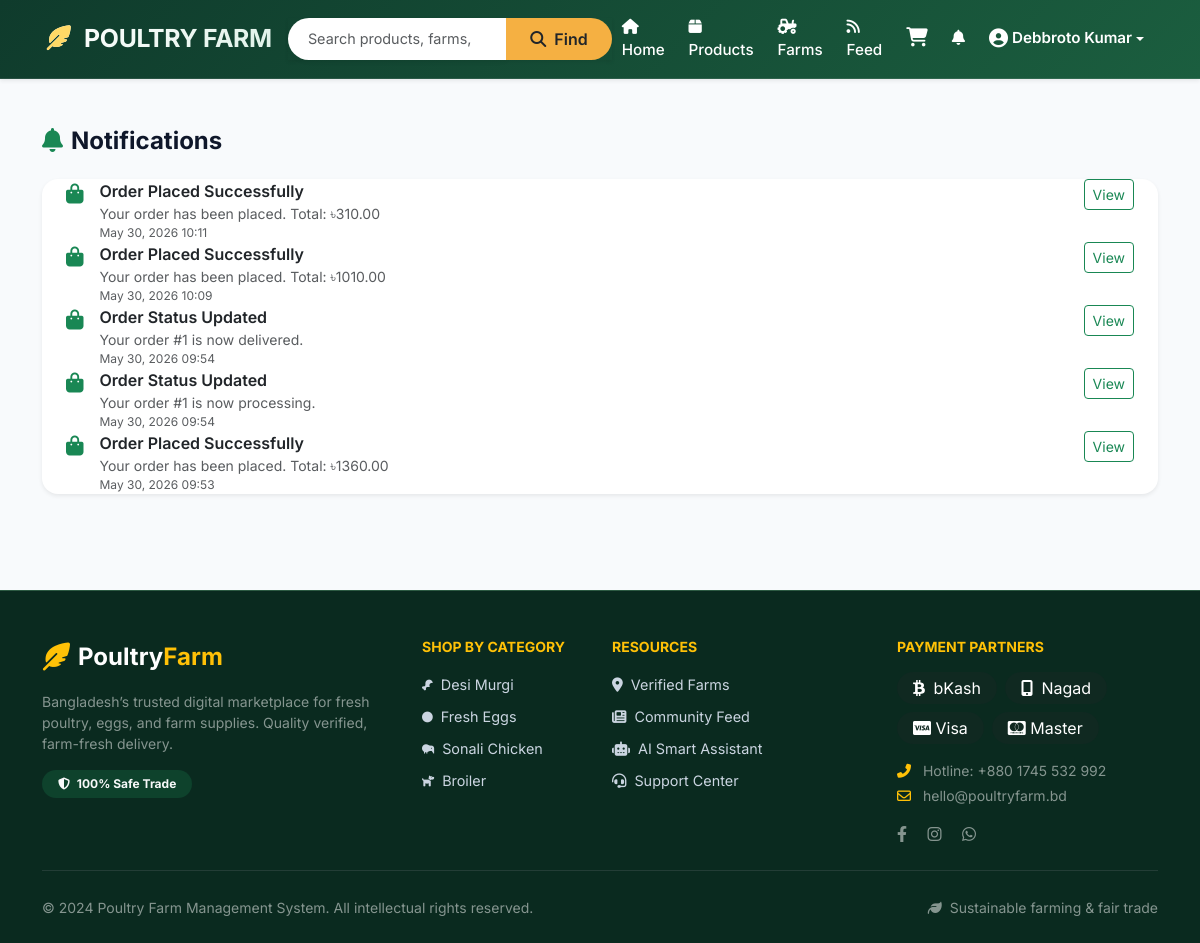
The page /notifications/ (signed in) on the database its author committed.
### accounts/models.py (models this page shows, shortened)
class User(AbstractBaseUser, PermissionsMixin):
    USER_TYPE_CHOICES = [
        ('buyer', 'Buyer'),
        ('seller', 'Seller'),
        ('admin', 'Admin'),
    ]
    email = models.EmailField(unique=True)
    full_name = models.CharField(max_length=150)
    phone_number = models.CharField(max_length=20)
    user_type = models.CharField(max_length=10, choices=USER_TYPE_CHOICES, default='buyer')
    profile_image = models.ImageField(upload_to='profiles/', null=True, blank=True)
    is_active = models.BooleanField(default=True)
    is_staff = models.BooleanField(default=False)
    date_joined = models.DateTimeField(default=timezone.now)
    USERNAME_FIELD = 'email'
    REQUIRED_FIELDS = ['full_name']
    objects = UserManager()
    @property
    def is_seller(self):
        return self.user_type == 'seller'
    @property
    def is_buyer(self):
        return self.user_type == 'buyer'

### notifications/models.py (models this page shows, shortened)
class Notification(models.Model):
    TYPE_CHOICES = [
        ('order', 'Order'),
        ('message', 'Message'),
        ('system', 'System'),
        ('social', 'Social'),
    ]
    user = models.ForeignKey(User, on_delete=models.CASCADE, related_name='notifications')
    title = models.CharField(max_length=200)
    message = models.TextField()
    notification_type = models.CharField(max_length=10, choices=TYPE_CHOICES, default='system')
    link = models.CharField(max_length=300, blank=True)
    is_read = models.BooleanField(default=False)
    created_at = models.DateTimeField(auto_now_add=True)
    class Meta:
        ordering = ['-created_at']

### notifications/views.py (the view)
# urls.py: path('', views.notification_list_view, name='list'),
@login_required
def notification_list_view(request):
    notifications = Notification.objects.filter(user=request.user)
    notifications.filter(is_read=False).update(is_read=True)
    return render(request, 'notifications/notification_list.html', {'notifications': notifications})

### notifications/context_processors.py (called while the page is built)
def notification_count(request):
    count = 0
    if request.user.is_authenticated:
        count = Notification.objects.filter(user=request.user, is_read=False).count()
    return {'notification_count': count}

### orders/context_processors.py (called while the page is built)
def cart_count(request):
    count = 0
    if request.user.is_authenticated and request.user.is_buyer:
        try:
            cart = Cart.objects.get(buyer=request.user)
            count = cart.get_item_count()
        except Cart.DoesNotExist:
            pass
    return {'cart_count': count}

### orders/models.py (called while the page is built)
    def get_item_count(self):
        return self.items.count()

### templates/notifications/notification_list.html (shortened to what this page needs)
{% extends 'base.html' %}
{% block content %}
<div class="container py-4">
    <h4 class="fw-bold mb-4"><i class="fas fa-bell me-2 text-success"></i>Notifications</h4>
    <div class="card border-0 shadow-sm rounded-4">
        {% if notifications %}
        {% for notif in notifications %}
        <div class="notification-item {% if not notif.is_read %}unread{% endif %} px-4">
            <div class="d-flex align-items-start gap-3">
                <div class="mt-1">
                    {% if notif.notification_type == 'order' %}<i class="fas fa-shopping-bag text-success fs-5"></i>
                    {% elif notif.notification_type == 'message' %}<i class="fas fa-comments text-primary fs-5"></i>
                    {% elif notif.notification_type == 'social' %}<i class="fas fa-heart text-danger fs-5"></i>
                    {% else %}<i class="fas fa-info-circle text-warning fs-5"></i>{% endif %}
                </div>
                <div class="flex-grow-1">
                    <div class="fw-semibold">{{ notif.title }}{% if not notif.is_read %}<span class="badge bg-success ms-2" style="font-size:0.65rem">New</span>{% endif %}</div>
                    <div class="text-muted small">{{ notif.message }}</div>
                    <div class="text-muted" style="font-size:0.75rem">{{ notif.created_at|date:"M d, Y H:i" }}</div>
                </div>
                {% if notif.link %}
                <a href="{{ notif.link }}" class="btn btn-sm btn-outline-success">View</a>
                {% endif %}
            </div>
        </div>
        {% endfor %}
        {% else %}
        <div class="text-center py-5">
            <i class="fas fa-bell-slash fa-3x text-muted mb-3"></i>
            <p class="text-muted">No notifications yet.</p>
        </div>
        {% endif %}
    </div>
</div>
{% endblock %}

### templates/base.html (shortened to what this page needs)
<!DOCTYPE html>
<html lang="en">
<head>
    {% load static %}
    <link href="https://cdn.jsdelivr.net/npm/bootstrap@5.3.0/dist/css/bootstrap.min.css" rel="stylesheet">
    <link href="https://cdnjs.cloudflare.com/ajax/libs/font-awesome/6.4.0/css/all.min.css" rel="stylesheet">
</head>
<body>
<nav class="navbar navbar-expand-lg navbar-premium sticky-top shadow-sm">
    <div class="container px-2 px-lg-3">
        <a class="navbar-brand fw-bold" href="{% url 'home' %}">
            <i class="fas fa-feather-alt me-2" style="color: #ffd966;"></i> POULTRY FARM
        </a>
        <div class="collapse navbar-collapse" id="navbarNav">
            <form class="d-flex mx-auto my-2 my-lg-0 w-100 w-lg-50" method="GET" action="{% url 'products:product_list' %}">
                <div class="input-group shadow-sm">
                    <input class="form-control search-bar" type="search" name="q" placeholder="Search products, farms, categories..." value="{{ request.GET.q }}" aria-label="Search">
                    <button class="btn search-btn" type="submit"><i class="fas fa-search me-1"></i> Find</button>
                </div>
            </form>
            <ul class="navbar-nav ms-auto mt-3 mt-lg-0 align-items-center gap-1">
                <li class="nav-item"><a class="nav-link text-white" href="{% url 'home' %}"><i class="fas fa-home me-1"></i> Home</a></li>
                <li class="nav-item"><a class="nav-link text-white" href="{% url 'products:product_list' %}"><i class="fas fa-box me-1"></i> Products</a></li>
                <li class="nav-item"><a class="nav-link text-white" href="{% url 'farms:farm_list' %}"><i class="fas fa-tractor me-1"></i> Farms</a></li>
                <li class="nav-item"><a class="nav-link text-white" href="{% url 'social:feed' %}"><i class="fas fa-rss me-1"></i> Feed</a></li>
                {% if user.is_authenticated %}
                    {% if user.is_buyer %}
                    <li class="nav-item position-relative">
                        <a class="nav-link text-white" href="{% url 'orders:cart' %}">
                            <i class="fas fa-shopping-cart cart-icon"></i>
                        </a>
                    </li>
                    {% endif %}
                    <li class="nav-item position-relative">
                        <a class="nav-link text-white" href="{% url 'notifications:list' %}">
                            <i class="fas fa-bell"></i>
                        </a>
                    </li>
                    <li class="nav-item dropdown">
                        <a class="nav-link dropdown-toggle text-white d-flex align-items-center" href="#" id="navbarDropdown" role="button" data-bs-toggle="dropdown" aria-expanded="false">
                            <span class="fw-semibold">{{ user.full_name|truncatechars:14 }}</span>
                        </a>
                    </li>
                {% else %}
                    <li class="nav-item"><a class="btn btn-outline-light-custom me-2" href="{% url 'accounts:login' %}"><i class="fas fa-key me-1"></i> Login</a></li>
                    <li class="nav-item"><a class="btn btn-warning-custom" href="{% url 'accounts:register' %}"><i class="fas fa-user-plus me-1"></i> Register</a></li>
                {% endif %}
            </ul>
        </div>
    </div>
</nav>
<main class="py-4">
    {% block content %}{% endblock %}
</main>
<footer class="footer-premium text-white pt-5 pb-4 mt-5">
    <div class="container">
        <div class="row g-4">
            <div class="col-lg-4 col-md-6">
                <div class="d-flex align-items-center mb-3">
                    <i class="fas fa-feather-alt fs-3 me-2 text-warning"></i>
                    <span class="fw-bold fs-4">Poultry<span class="text-warning">Farm</span></span>
                </div>
                <p class="text-white-50 small lh-base">Bangladesh’s trusted digital marketplace for fresh poultry, eggs, and farm supplies. Quality verified, farm-fresh delivery.</p>
                <div class="mt-3">
                    <span class="badge bg-success bg-opacity-25 text-light px-3 py-2 rounded-pill"><i class="fas fa-shield-alt me-1"></i> 100% Safe Trade</span>
                </div>
            </div>
            <div class="col-lg-2 col-md-6">
                <h6 class="fw-bold text-uppercase small text-warning mb-3">Shop by Category</h6>
                <ul class="list-unstyled">
                    <li class="mb-2"><a href="{% url 'products:product_list' %}?category=desi_murgi" class="footer-link">Desi Murgi</a></li>
                    <li class="mb-2"><a href="{% url 'products:product_list' %}?category=egg" class="footer-link">Fresh Eggs</a></li>
                    <li class="mb-2"><a href="{% url 'products:product_list' %}?category=sonali" class="footer-link">Sonali Chicken</a></li>
                    <li class="mb-2"><a href="{% url 'products:product_list' %}?category=broiler" class="footer-link">Broiler</a></li>
                </ul>
            </div>
            <div class="col-lg-3 col-md-6">
                <h6 class="fw-bold text-uppercase small text-warning mb-3">Resources</h6>
                <ul class="list-unstyled">
                    <li class="mb-2"><a href="{% url 'farms:farm_list' %}" class="footer-link"><i class="fas fa-map-marker-alt me-2"></i>Verified Farms</a></li>
                    <li class="mb-2"><a href="{% url 'social:feed' %}" class="footer-link"><i class="fas fa-newspaper me-2"></i>Community Feed</a></li>
                    {% if user.is_authenticated %}
                    <li class="mb-2"><a href="{% url 'chat:ai_chat' %}" class="footer-link"><i class="fas fa-robot me-2"></i>AI Smart Assistant</a></li>
                    {% endif %}
                    <li class="mb-2"><a href="#" class="footer-link"><i class="fas fa-headset me-2"></i>Support Center</a></li>
                </ul>
            </div>
            <div class="col-lg-3 col-md-6">
                <h6 class="fw-bold text-uppercase small text-warning mb-3">Payment Partners</h6>
                <div class="d-flex flex-wrap gap-2 mb-3">
                    <span class="bg-dark bg-opacity-25 px-3 py-1 rounded-pill"><i class="fab fa-btc me-1"></i> bKash</span>
                    <span class="bg-dark bg-opacity-25 px-3 py-1 rounded-pill"><i class="fas fa-mobile-alt me-1"></i> Nagad</span>
                    <span class="bg-dark bg-opacity-25 px-3 py-1 rounded-pill"><i class="fab fa-cc-visa"></i> Visa</span>
                    <span class="bg-dark bg-opacity-25 px-3 py-1 rounded-pill"><i class="fab fa-cc-mastercard"></i> Master</span>
                </div>
                <p class="text-white-50 small mb-1"><i class="fas fa-phone-alt me-2 text-warning"></i> Hotline: +880 1745 532 992</p>
                <p class="text-white-50 small"><i class="far fa-envelope me-2 text-warning"></i> hello@poultryfarm.bd</p>
                <div class="mt-2">
                    <a href="#" class="text-white-50 me-3"><i class="fab fa-facebook-f"></i></a>
                    <a href="#" class="text-white-50 me-3"><i class="fab fa-instagram"></i></a>
                    <a href="#" class="text-white-50"><i class="fab fa-whatsapp"></i></a>
                </div>
            </div>
        </div>
        <hr class="border-secondary my-4">
        <div class="row align-items-center">
            <div class="col-md-6 text-center text-md-start">
                <p class="small text-white-50 mb-0">&copy; 2024 Poultry Farm Management System. All intellectual rights reserved.</p>
            </div>
            <div class="col-md-6 text-center text-md-end mt-2 mt-md-0">
                <span class="small text-white-50"><i class="fas fa-leaf me-1"></i> Sustainable farming & fair trade</span>
            </div>
        </div>
    </div>
</footer>
</body>
</html>

### templates/base.html (style rules this page uses)
* { margin: 0; padding: 0; box-sizing: border-box; }
body { font-family: 'Inter', sans-serif; background: #f8fafc; color: #0f172a; scroll-behavior: smooth; }
.navbar-premium { background: linear-gradient(135deg, #0f3b2c 0%, #1b5e3f 100%); box-shadow: 0 8px 20px rgba(0, 0, 0, 0.08); border-bottom: 1px solid rgba(255,255,255,0.1); }
.navbar-brand { font-weight: 700; letter-spacing: -0.3px; font-size: 1.55rem; background: linear-gradient(120deg, #fff, #e0f2e9); -webkit-background-clip: text; background-clip: text; color: transparent !important; }
.nav-link { font-weight: 500; font-size: 0.95rem; transition: all 0.2s ease; margin: 0 2px; }
.search-bar { border-radius: 60px; border: none; padding: 10px 20px; font-size: 0.9rem; box-shadow: 0 2px 8px rgba(0,0,0,0.02); }
.search-btn { border-radius: 60px; padding: 0 24px; background: #f5b042; border: none; font-weight: 600; }
.footer-premium { background: #0a2a1f; border-top: 1px solid #2c5a42; }
.footer-link { color: #cbd5e1; text-decoration: none; font-size: 0.9rem; transition: color 0.2s; }
main { animation: fadeInUp 0.4s ease-out; }
.cart-icon { font-size: 1.2rem; }

### rows shown on the page
User: full_name "Debbroto Kumar"
Notification: notification_type "order" (drawn), title "Order Placed Successfully", message "Your order has been placed. Total: ৳310.00", created_at "May 30, 2026 10:11"
Notification: notification_type "order" (drawn), title "Order Placed Successfully", message "Your order has been placed. Total: ৳1010.00", created_at "May 30, 2026 10:09"
Notification: notification_type "order" (drawn), title "Order Status Updated", message "Your order #1 is now delivered.", created_at "May 30, 2026 09:54"
Notification: notification_type "order" (drawn), title "Order Status Updated", message "Your order #1 is now processing.", created_at "May 30, 2026 09:54"
Notification: notification_type "order" (drawn), title "Order Placed Successfully", message "Your order has been placed. Total: ৳1360.00", created_at "May 30, 2026 09:53"
